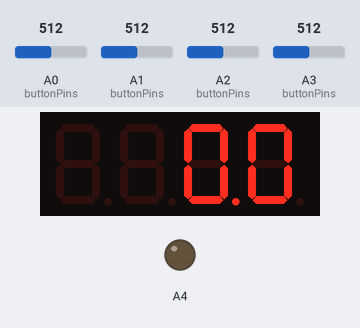
This sketch was run on a simulated Arduino Uno, built with avr-gcc and run on an emulated ATmega328P. Parts: 4-digit seven-segment display, output pins drawn as LEDs (lit = HIGH). The test bench sets the inputs (shaded band); at power-on: A2 (buttonPins) = 512, A1 (buttonPins) = 512, A0 (buttonPins) = 512, A3 (buttonPins) = 512.

Above: at 1.2 s.
1.3 s: A2 (buttonPins) set to 90
4.3 s: A1 (buttonPins) set to 105
5.8 s: A1 (buttonPins) set to 95
At 7.0 s:
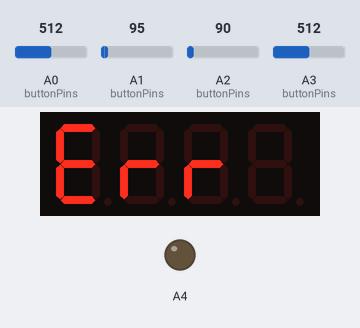
7.3 s: A1 (buttonPins) set to 306
At 8.05 s:
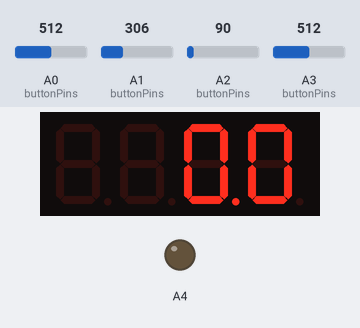
10.3 s: A0 (buttonPins) set to 110
11.8 s: A0 (buttonPins) set to 94
At 12.2 s:
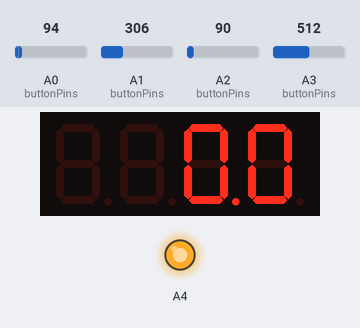
Timing chart, 0 to 14.8 s (numbered marks = the images above; inputs shaded):
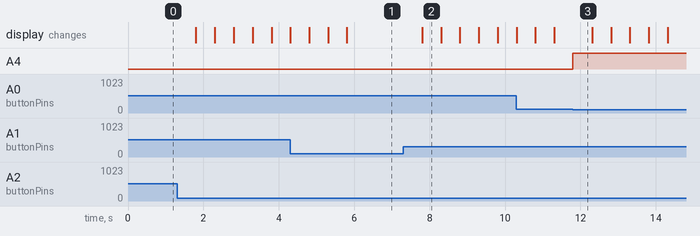

Measured:
- the behaviour switches between 100 and 99 on A1 (buttonPins) (found by bisection; images 0 and 1)
- the behaviour switches between 100 and 99 on A0 (buttonPins) (found by bisection; images 2 and 3)
- after the input at 5.8 s, the display: changes at once (image 1)
- after the input at 7.3 s, the display: first changes after 0.50 s (image 2 shows a later state)
- after the input at 11.8 s, A4: LOW → HIGH at once
- what the display in image 2 shows lasts 0.5 s, from 7.8 s to 8.3 s

The sketch:

photo_timer.ino
```cpp
/* PhotoTimer for analog photography */

bool isDebug = false;

// ##### SevSeg
#include "SevSeg.h"
bool isError = false;


// ##### Timer
int buttonPins[4][3] = {{A0, 0}, {A1, 0}, {A2, 0}, {A3, 0}};
bool isLampOn = false;
bool isTimerRunning = false;
int lightTime = 0;
int btnReactionTimeLong = 500;
int btnReactionTimeShort = 100;

long unsigned realTime;


void setup() {
  setupTimer();
  setupSevSeg();
}

void loop() {
  loopTimer();
  loopSevSeg();

}
```

sevseg.ino
```cpp
SevSeg sevseg; //Instantiate a seven segment controller object

String errMsg = "";

void setupSevSeg() {
  byte numDigits = 4; //Hier wird die Anzahl der Ziffern angegeben
  byte digitPins[] = {2, 3, 4, 5}; //Die Pins zu den Ziffern werden festgelegt
  byte segmentPins[] = {6, 7, 8, 9, 10, 11, 12, 13}; //Die Pins zu den //Segmenten werden festgelegt
  bool resistorsOnSegments = false; // 'false' means resistors are on digit pins
  byte hardwareConfig = COMMON_CATHODE; // See README.md for options
  bool updateWithDelays = false; // Default. Recommended
  bool leadingZeros = false; // Use 'true' if you'd like to keep the leading zeros

  sevseg.begin(hardwareConfig, numDigits, digitPins, segmentPins, resistorsOnSegments, updateWithDelays, leadingZeros);
  sevseg.setBrightness(10);
}

//countdown
static int deciSeconds = 0;
static unsigned long timer = 0;

unsigned long timerMsg = 0;
int duration = 1000;

void loopSevSeg() {
  if (isTimerRunning) {
    CountDown();
    digitalWrite(A4, HIGH); // turn exposure lamp on
  } else {
    if (isError == false) {
      //sevseg.blank();
      SetTime();
      timer = millis();
      deciSeconds = 0;
    }
    if (isLampOn == false) {
      digitalWrite(A4, LOW);
    }
    deciSeconds = 0;
  }
  if (isError == true) {
    ShowErrMsg();
  }
  sevseg.refreshDisplay(); // Must run repeatedly
}


void SetErrMsg(String msg) {
  isError = true;
  errMsg = msg;
  timerMsg = millis();
}


void ShowErrMsg() {
  char chars[4];
  errMsg.toCharArray(chars, 4);
  sevseg.setChars(chars);
  if (millis() >= timerMsg + duration) {
    isError = false;
  }
}


void CountDown() {
  if (millis() >= timer) {
    deciSeconds++; // 100 milliSeconds is equal to 1 deciSecond
    timer += 100;
    sevseg.setNumber(lightTime - deciSeconds, 1);
    if ( deciSeconds >= lightTime ) {
      deciSeconds = 0;
      isTimerRunning = false;
      Serial.print("realTime: ");
      Serial.println(millis() - realTime);
    }
  }
}

void SetTime() {
  sevseg.setNumber(lightTime, 1);
}
```

timer.ino
```cpp
int onOffPinOldVal = 0;

bool keyPressed = false;
bool keyPressedOld = false;
unsigned long keyPressedTime = 0;

int deciScnds = 10;
int milliScnds = 1;

void setupTimer() {
  Serial.begin(9600); //also affects brightness, sine brightness is only turn on/off leds
  for (int i = 0; i < 4; i++) {
    pinMode(buttonPins[i][0], INPUT_PULLUP);
  }
  pinMode(A4, OUTPUT);
  digitalWrite(A4, LOW);
}


void loopTimer() {
  onOffPinOldVal = buttonPins[0][1];

  if (isTimerRunning == false) {
    ReadValues(); // get values from input
  }

  ControlLamp(); // usage of control lamp

  if ( (buttonPins[2][1] < 100) && (buttonPins[3][1] < 100) ) { // only press one setlight time button at once
    SetErrMsg("err");
  } else {
    SetLightTime();
  }

  if ( (buttonPins[1][1] < 100) && (isError == false) && (isLampOn == false) && (isTimerRunning == false) ) { // check conditions if we are allowed to expose
    if (lightTime > 0) {
      isTimerRunning = true; // expose!
      Serial.print("lightTime: ");
      Serial.print(lightTime);
      Serial.println("00");
      realTime = millis();
    } else {
      SetErrMsg("err");
    }
  }
}


void ReadValues() {
  for (int i = 0; i < 4; i++) {
    buttonPins[i][2] = buttonPins[i][1]; // save old button value, last frame
    buttonPins[i][1] = analogRead(buttonPins[i][0]);
    if (buttonPins[i][1] < 100) {
      if (isDebug == true) {
        Serial.print("button [A");
        Serial.print(i);
        Serial.print("|");
        Serial.print(buttonPins[i][1]);
        Serial.println("]");
      }
    }
  }
}


void SetLightTime() {
  keyPressedOld = keyPressed;
  if  (lightTime < 0) {
    lightTime = 0;
  }

  if (keyPressed == false) {
    keyPressedTime = millis();
  } else {
    if (isDebug == true) {
      Serial.print("buttonPins[2][1]: ");
      Serial.println(buttonPins[2][1]);
      Serial.print("buttonPins[3][1]: ");
      Serial.println(buttonPins[3][1]);
    }
  }
  if ( (isTimerRunning == false) && (isError == false) ) {
    if ( (buttonPins[2][1] < 100) || (buttonPins[3][1] < 100) ) {
      keyPressed = true;
    } else {
      keyPressed = false;
    }
    if ( keyPressed && (keyPressedTime + btnReactionTimeLong < millis()) ) { // count keypress via long press **
      if (buttonPins[2][1] < 100) {
        lightTime -= deciScnds;
      } else if (buttonPins[3][1] < 100) {
        lightTime += deciScnds;
      }
      if (isDebug == true) {
        Serial.print("kreyPressed: ");
        Serial.println(keyPressed);
      }
      keyPressedTime = millis();
    } else if ( (keyPressed == false) && (keyPressedOld == true) && ((millis() > keyPressedTime + btnReactionTimeShort) && (keyPressedTime *0.5)) ) { // defining the range for a short press, under 200ms, but over 100ms
      if (buttonPins[2][2] < 100) {
        lightTime -= milliScnds;
      } else if (buttonPins[3][2] < 100) {
        lightTime += milliScnds;
      }
      keyPressedTime = millis();
    }
  }
}


void ControlLamp() {
  if ( (isTimerRunning == false) && (onOffPinOldVal > 100 ) && (buttonPins[0][1] < 100) && (isError == false) ) {
    isLampOn = !isLampOn;

    if (isLampOn) {
      digitalWrite(A4, HIGH);
    } else {
      digitalWrite(A4, LOW);
    }
  }
  if ( (buttonPins[1][1] < 100) && (isError == false) && (isLampOn == true)) {
    SetErrMsg("err");
  }
}
```
